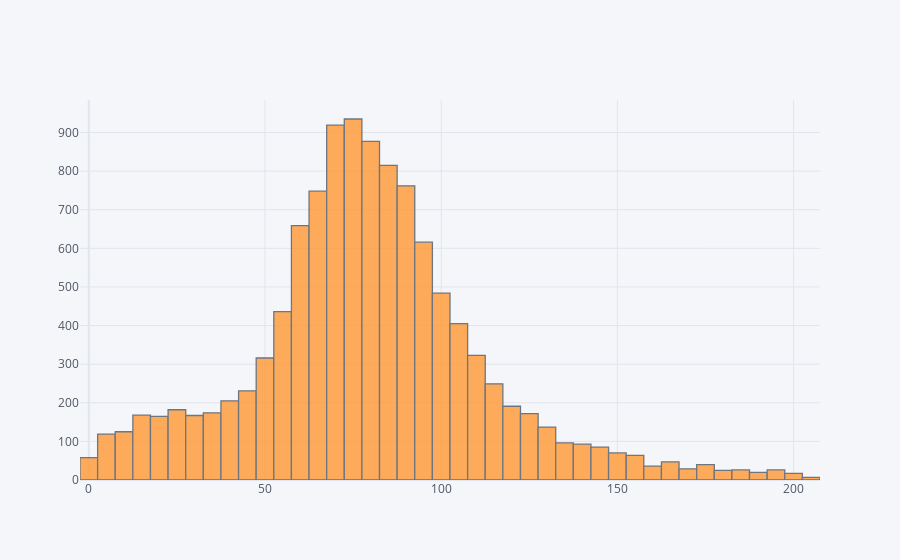

Notebook code for this chart:
### Code cell
# Histogram Plot of Site EUI

data['Site EUI (kBtu/ft²)'].iplot(kind='hist',bins=100)

### Figure 1 — Plotly figure (JSON) as saved in the notebook; plotly's stock layout.template omitted (floating-point values rounded to 4 significant figures; data arrays with more than 128 entries replaced by an {"elided": "..."} marker saying what was removed)
{"data": [{"histfunc": "count", "histnorm": "", "marker": {"color": "rgba(255, 153, 51, 1.0)", "line": {"color": "#4D5663", "width": 1.3}}, "name": "Site EUI (kBtu/ft²)", "nbinsx": 100, "opacity": 0.8, "orientation": "v", "type": "histogram", "x": {"elided": "11319 float values"}}], "layout": {"barmode": "overlay", "legend": {"bgcolor": "#F5F6F9", "font": {"color": "#4D5663"}}, "paper_bgcolor": "#F5F6F9", "plot_bgcolor": "#F5F6F9", "title": {"font": {"color": "#4D5663"}}, "xaxis": {"gridcolor": "#E1E5ED", "showgrid": true, "tickfont": {"color": "#4D5663"}, "title": {"font": {"color": "#4D5663"}, "text": ""}, "zerolinecolor": "#E1E5ED"}, "yaxis": {"gridcolor": "#E1E5ED", "showgrid": true, "tickfont": {"color": "#4D5663"}, "title": {"font": {"color": "#4D5663"}, "text": ""}, "zerolinecolor": "#E1E5ED"}}}
